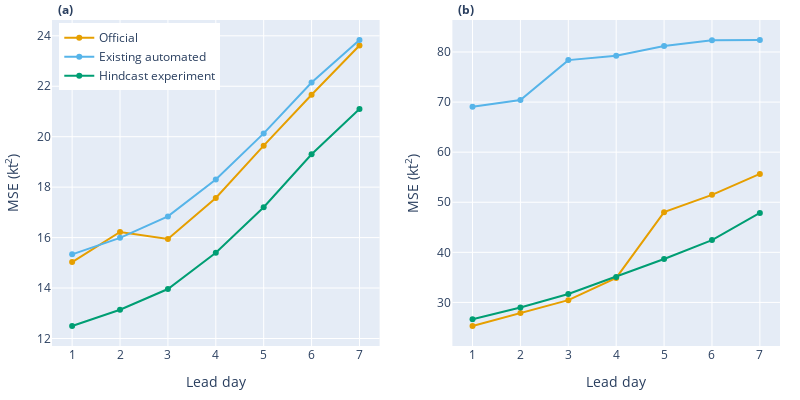

Notebook code for this chart:
### Code cell
official_line_colour = 'rgba(230,159,0,1)'
autofcst_line_colour = 'rgba(86,180,233,1)'
hindcast_line_colour = "#009E73"

figure = make_subplots(rows=1, cols=2, subplot_titles=("<b>(a)</b>", "<b>(b)</b>", ))
figure.update_annotations(font_size=12, xshift=-160, xanchor="left")

# Left subfigure. WindMax experiment
figure.add_trace(
    go.Scatter(
        x=official_max_exp_mse.lead_day,
        y=official_max_exp_mse.values,
        line=dict(color=official_line_colour),
        name="Official"
    ), row=1, col=1
)
figure.add_trace(
    go.Scatter(
        x=autofcst_max_exp_mse.lead_day,
        y=autofcst_max_exp_mse.values,
        line=dict(color=autofcst_line_colour),
        name="Existing automated"
    ), row=1, col=1
)
figure.add_trace(
    go.Scatter(
        x=hindcast_max_exp_mse.lead_day,
        y=hindcast_max_exp_mse.values,
        line=dict(color=hindcast_line_colour),
        name="Hindcast experiment"
    ), row=1, col=1
)

# Right subfigure. Wind exposed peaks experiment
figure.add_trace(
    go.Scatter(
        x=official_peaks_mse.lead_day,
        y=official_peaks_mse.values,
        line=dict(color=official_line_colour),
        name="Official",
        showlegend=False
    ), row=1, col=2
)
figure.add_trace(
    go.Scatter(
        x=autofcst_peaks_mse.lead_day,
        y=autofcst_peaks_mse.values,
        line=dict(color=autofcst_line_colour),
        name="Existing Automated",
        showlegend=False
    ), row=1, col=2
)
figure.add_trace(
    go.Scatter(
        x=hindcast_peaks_mse.lead_day,
        y=hindcast_peaks_mse.values,
        line=dict(color=hindcast_line_colour),
        name="New Automated",
        showlegend=False
    ), row=1, col=2
)

figure.update_layout(
    # yaxis_title='MSE (kt<sup>2</sup>)',
    # xaxis_title='Lead day',
    legend=dict(x=0.01,y=0.99),
    height=400,
    width=800,
    margin=go.layout.Margin(
        l=20, #left margin
        r=20, #right margin
        b=20, #bottom margin
        t=20, #top margin
    ),
)
figure.update_yaxes(title_text="MSE (kt<sup>2</sup>)", row=1, col=1)
figure.update_yaxes(title_text="MSE (kt<sup>2</sup>)", row=1, col=2)

figure.update_xaxes(title_text="Lead day", row=1, col=1, tickmode="linear", tick0=0, dtick=1)
figure.update_xaxes(title_text="Lead day", row=1, col=2, tickmode="linear", tick0=0, dtick=1)

### Figure 1 — Plotly figure (JSON) as saved in the notebook; plotly's stock layout.template omitted (floating-point values rounded to 4 significant figures)
{"data": [{"line": {"color": "rgba(230,159,0,1)"}, "name": "Official", "type": "scatter", "x": [1, 2, 3, 4, 5, 6, 7], "xaxis": "x", "y": [15.03, 16.22, 15.95, 17.57, 19.65, 21.66, 23.61], "yaxis": "y"}, {"line": {"color": "rgba(86,180,233,1)"}, "name": "Existing automated", "type": "scatter", "x": [1, 2, 3, 4, 5, 6, 7], "xaxis": "x", "y": [15.33, 15.99, 16.84, 18.3, 20.13, 22.15, 23.83], "yaxis": "y"}, {"line": {"color": "#009E73"}, "name": "Hindcast experiment", "type": "scatter", "x": [1, 2, 3, 4, 5, 6, 7], "xaxis": "x", "y": [12.5, 13.14, 13.96, 15.4, 17.2, 19.3, 21.1], "yaxis": "y"}, {"line": {"color": "rgba(230,159,0,1)"}, "name": "Official", "showlegend": false, "type": "scatter", "x": [1, 2, 3, 4, 5, 6, 7], "xaxis": "x2", "y": [25.3, 27.89, 30.45, 34.89, 48.02, 51.49, 55.66], "yaxis": "y2"}, {"line": {"color": "rgba(86,180,233,1)"}, "name": "Existing Automated", "showlegend": false, "type": "scatter", "x": [1, 2, 3, 4, 5, 6, 7], "xaxis": "x2", "y": [69.06, 70.41, 78.38, 79.26, 81.21, 82.33, 82.39], "yaxis": "y2"}, {"line": {"color": "#009E73"}, "name": "New Automated", "showlegend": false, "type": "scatter", "x": [1, 2, 3, 4, 5, 6, 7], "xaxis": "x2", "y": [26.65, 28.99, 31.68, 35.09, 38.67, 42.45, 47.86], "yaxis": "y2"}], "layout": {"annotations": [{"font": {"size": 12}, "showarrow": false, "text": "<b>(a)</b>", "x": 0.225, "xanchor": "left", "xref": "paper", "xshift": -160, "y": 1, "yanchor": "bottom", "yref": "paper"}, {"font": {"size": 12}, "showarrow": false, "text": "<b>(b)</b>", "x": 0.775, "xanchor": "left", "xref": "paper", "xshift": -160, "y": 1, "yanchor": "bottom", "yref": "paper"}], "height": 400, "legend": {"x": 0.01, "y": 0.99}, "margin": {"b": 20, "l": 20, "r": 20, "t": 20}, "width": 800, "xaxis": {"anchor": "y", "domain": [0, 0.45], "dtick": 1, "tick0": 0, "tickmode": "linear", "title": {"text": "Lead day"}}, "xaxis2": {"anchor": "y2", "domain": [0.55, 1], "dtick": 1, "tick0": 0, "tickmode": "linear", "title": {"text": "Lead day"}}, "yaxis": {"anchor": "x", "domain": [0, 1], "title": {"text": "MSE (kt<sup>2</sup>)"}}, "yaxis2": {"anchor": "x2", "domain": [0, 1], "title": {"text": "MSE (kt<sup>2</sup>)"}}}}
